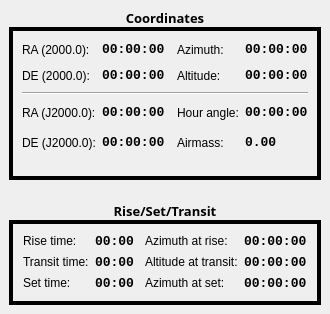
<?xml version="1.0" encoding="UTF-8"?>
<ui version="4.0">
 <class>DetailsPosition</class>
 <widget class="QWidget" name="DetailsPosition">
  <property name="geometry">
   <rect>
    <x>0</x>
    <y>0</y>
    <width>325</width>
    <height>314</height>
   </rect>
  </property>
  <property name="windowTitle">
   <string>Details - Position Data</string>
  </property>
  <layout class="QVBoxLayout">
   <property name="spacing">
    <number>6</number>
   </property>
   <property name="leftMargin">
    <number>9</number>
   </property>
   <property name="topMargin">
    <number>9</number>
   </property>
   <property name="rightMargin">
    <number>9</number>
   </property>
   <property name="bottomMargin">
    <number>9</number>
   </property>
   <item>
    <layout class="QVBoxLayout">
     <property name="spacing">
      <number>0</number>
     </property>
     <property name="leftMargin">
      <number>0</number>
     </property>
     <property name="topMargin">
      <number>0</number>
     </property>
     <property name="rightMargin">
      <number>0</number>
     </property>
     <property name="bottomMargin">
      <number>0</number>
     </property>
     <item>
      <widget class="QLabel" name="CoordTitle">
       <property name="font">
        <font>
         <family>Sans Serif</family>
         <pointsize>10</pointsize>
         <weight>75</weight>
         <italic>false</italic>
         <bold>true</bold>
         <underline>false</underline>
         <strikeout>false</strikeout>
        </font>
       </property>
       <property name="autoFillBackground">
        <bool>true</bool>
       </property>
       <property name="text">
        <string>Coordinates</string>
       </property>
       <property name="alignment">
        <set>Qt::AlignCenter</set>
       </property>
      </widget>
     </item>
     <item>
      <widget class="QFrame" name="CoordFrame">
       <property name="sizePolicy">
        <sizepolicy hsizetype="Preferred" vsizetype="Expanding">
         <horstretch>0</horstretch>
         <verstretch>0</verstretch>
        </sizepolicy>
       </property>
       <property name="autoFillBackground">
        <bool>true</bool>
       </property>
       <property name="frameShape">
        <enum>QFrame::Box</enum>
       </property>
       <property name="frameShadow">
        <enum>QFrame::Plain</enum>
       </property>
       <property name="lineWidth">
        <number>4</number>
       </property>
       <layout class="QVBoxLayout">
        <property name="spacing">
         <number>6</number>
        </property>
        <property name="leftMargin">
         <number>9</number>
        </property>
        <property name="topMargin">
         <number>9</number>
        </property>
        <property name="rightMargin">
         <number>9</number>
        </property>
        <property name="bottomMargin">
         <number>9</number>
        </property>
        <item>
         <layout class="QGridLayout">
          <property name="leftMargin">
           <number>0</number>
          </property>
          <property name="topMargin">
           <number>0</number>
          </property>
          <property name="rightMargin">
           <number>0</number>
          </property>
          <property name="bottomMargin">
           <number>0</number>
          </property>
          <property name="spacing">
           <number>6</number>
          </property>
          <item row="1" column="0">
           <widget class="QLabel" name="DecLabel">
            <property name="lineWidth">
             <number>2</number>
            </property>
            <property name="text">
             <string>DE (2000.0):</string>
            </property>
            <property name="alignment">
             <set>Qt::AlignLeading|Qt::AlignLeft|Qt::AlignVCenter</set>
            </property>
            <property name="margin">
             <number>1</number>
            </property>
            <property name="openExternalLinks">
             <bool>false</bool>
            </property>
            <property name="anchor" stdset="0">
             <string comment="KDE::DoNotExtract">skycoords</string>
            </property>
           </widget>
          </item>
          <item row="3" column="2">
           <spacer>
            <property name="orientation">
             <enum>Qt::Horizontal</enum>
            </property>
            <property name="sizeType">
             <enum>QSizePolicy::Expanding</enum>
            </property>
            <property name="sizeHint" stdset="0">
             <size>
              <width>81</width>
              <height>24</height>
             </size>
            </property>
           </spacer>
          </item>
          <item row="3" column="0">
           <widget class="QLabel" name="RA0Label">
            <property name="text">
             <string>RA (J2000.0):</string>
            </property>
            <property name="anchor" stdset="0">
             <string comment="KDE::DoNotExtract">ai-epoch</string>
            </property>
           </widget>
          </item>
          <item row="4" column="1">
           <widget class="QLabel" name="Dec0">
            <property name="font">
             <font>
              <family>Monospace</family>
              <pointsize>10</pointsize>
              <weight>75</weight>
              <bold>true</bold>
             </font>
            </property>
            <property name="text">
             <string>00:00:00</string>
            </property>
            <property name="textInteractionFlags">
             <set>Qt::TextSelectableByMouse</set>
            </property>
           </widget>
          </item>
          <item row="4" column="4">
           <widget class="QLabel" name="Airmass">
            <property name="font">
             <font>
              <family>Monospace</family>
              <pointsize>10</pointsize>
              <weight>75</weight>
              <bold>true</bold>
             </font>
            </property>
            <property name="text">
             <string>0.00</string>
            </property>
            <property name="textInteractionFlags">
             <set>Qt::TextSelectableByMouse</set>
            </property>
           </widget>
          </item>
          <item row="0" column="0">
           <widget class="QLabel" name="RALabel">
            <property name="lineWidth">
             <number>2</number>
            </property>
            <property name="text">
             <string>RA (2000.0):</string>
            </property>
            <property name="alignment">
             <set>Qt::AlignLeading|Qt::AlignLeft|Qt::AlignVCenter</set>
            </property>
            <property name="margin">
             <number>1</number>
            </property>
            <property name="openExternalLinks">
             <bool>false</bool>
            </property>
            <property name="anchor" stdset="0">
             <string comment="KDE::DoNotExtract">skycoords</string>
            </property>
           </widget>
          </item>
          <item row="3" column="1">
           <widget class="QLabel" name="RA0">
            <property name="font">
             <font>
              <family>Monospace</family>
              <pointsize>10</pointsize>
              <weight>75</weight>
              <bold>true</bold>
             </font>
            </property>
            <property name="text">
             <string>00:00:00</string>
            </property>
            <property name="textInteractionFlags">
             <set>Qt::TextSelectableByMouse</set>
            </property>
           </widget>
          </item>
          <item row="0" column="2">
           <spacer>
            <property name="orientation">
             <enum>Qt::Horizontal</enum>
            </property>
            <property name="sizeType">
             <enum>QSizePolicy::Expanding</enum>
            </property>
            <property name="sizeHint" stdset="0">
             <size>
              <width>97</width>
              <height>20</height>
             </size>
            </property>
           </spacer>
          </item>
          <item row="3" column="4">
           <widget class="QLabel" name="HA">
            <property name="font">
             <font>
              <family>Monospace</family>
              <pointsize>10</pointsize>
              <weight>75</weight>
              <bold>true</bold>
             </font>
            </property>
            <property name="text">
             <string>00:00:00</string>
            </property>
            <property name="textInteractionFlags">
             <set>Qt::TextSelectableByMouse</set>
            </property>
           </widget>
          </item>
          <item row="4" column="0">
           <widget class="QLabel" name="Dec0Label">
            <property name="text">
             <string>DE (J2000.0):</string>
            </property>
            <property name="anchor" stdset="0">
             <string comment="KDE::DoNotExtract">ai-epoch</string>
            </property>
           </widget>
          </item>
          <item row="1" column="1">
           <widget class="QLabel" name="Dec">
            <property name="font">
             <font>
              <family>Monospace</family>
              <pointsize>10</pointsize>
              <weight>75</weight>
              <bold>true</bold>
             </font>
            </property>
            <property name="text">
             <string>00:00:00</string>
            </property>
            <property name="textInteractionFlags">
             <set>Qt::TextSelectableByMouse</set>
            </property>
           </widget>
          </item>
          <item row="1" column="4">
           <widget class="QLabel" name="Alt">
            <property name="font">
             <font>
              <family>Monospace</family>
              <pointsize>10</pointsize>
              <weight>75</weight>
              <bold>true</bold>
             </font>
            </property>
            <property name="text">
             <string>00:00:00</string>
            </property>
            <property name="textInteractionFlags">
             <set>Qt::TextSelectableByMouse</set>
            </property>
           </widget>
          </item>
          <item row="0" column="3">
           <widget class="QLabel" name="AzLabel">
            <property name="lineWidth">
             <number>2</number>
            </property>
            <property name="text">
             <string>Azimuth:</string>
            </property>
            <property name="alignment">
             <set>Qt::AlignLeading|Qt::AlignLeft|Qt::AlignVCenter</set>
            </property>
            <property name="margin">
             <number>1</number>
            </property>
            <property name="openExternalLinks">
             <bool>false</bool>
            </property>
            <property name="anchor" stdset="0">
             <string comment="KDE::DoNotExtract">skycoords</string>
            </property>
           </widget>
          </item>
          <item row="1" column="2">
           <spacer>
            <property name="orientation">
             <enum>Qt::Horizontal</enum>
            </property>
            <property name="sizeHint" stdset="0">
             <size>
              <width>101</width>
              <height>20</height>
             </size>
            </property>
           </spacer>
          </item>
          <item row="4" column="3">
           <widget class="QLabel" name="AirmassLabel">
            <property name="lineWidth">
             <number>2</number>
            </property>
            <property name="text">
             <string>Airmass:</string>
            </property>
            <property name="alignment">
             <set>Qt::AlignLeading|Qt::AlignLeft|Qt::AlignVCenter</set>
            </property>
            <property name="margin">
             <number>1</number>
            </property>
           </widget>
          </item>
          <item row="1" column="3">
           <widget class="QLabel" name="AltLabel">
            <property name="lineWidth">
             <number>2</number>
            </property>
            <property name="text">
             <string>Altitude:</string>
            </property>
            <property name="alignment">
             <set>Qt::AlignLeading|Qt::AlignLeft|Qt::AlignVCenter</set>
            </property>
            <property name="margin">
             <number>1</number>
            </property>
            <property name="openExternalLinks">
             <bool>false</bool>
            </property>
            <property name="anchor" stdset="0">
             <string comment="KDE::DoNotExtract">skycoords</string>
            </property>
           </widget>
          </item>
          <item row="0" column="4">
           <widget class="QLabel" name="Az">
            <property name="font">
             <font>
              <family>Monospace</family>
              <pointsize>10</pointsize>
              <weight>75</weight>
              <bold>true</bold>
             </font>
            </property>
            <property name="text">
             <string>00:00:00</string>
            </property>
            <property name="textInteractionFlags">
             <set>Qt::TextSelectableByMouse</set>
            </property>
           </widget>
          </item>
          <item row="3" column="3">
           <widget class="QLabel" name="HALabel">
            <property name="lineWidth">
             <number>2</number>
            </property>
            <property name="text">
             <string>Hour angle:</string>
            </property>
            <property name="alignment">
             <set>Qt::AlignLeading|Qt::AlignLeft|Qt::AlignVCenter</set>
            </property>
            <property name="margin">
             <number>1</number>
            </property>
            <property name="openExternalLinks">
             <bool>false</bool>
            </property>
            <property name="anchor" stdset="0">
             <string comment="KDE::DoNotExtract">hourangle</string>
            </property>
           </widget>
          </item>
          <item row="4" column="2">
           <spacer name="spacer">
            <property name="orientation">
             <enum>Qt::Horizontal</enum>
            </property>
            <property name="sizeType">
             <enum>QSizePolicy::Expanding</enum>
            </property>
            <property name="sizeHint" stdset="0">
             <size>
              <width>81</width>
              <height>24</height>
             </size>
            </property>
           </spacer>
          </item>
          <item row="0" column="1">
           <widget class="QLabel" name="RA">
            <property name="font">
             <font>
              <family>Monospace</family>
              <pointsize>10</pointsize>
              <weight>75</weight>
              <bold>true</bold>
             </font>
            </property>
            <property name="text">
             <string>00:00:00</string>
            </property>
            <property name="textInteractionFlags">
             <set>Qt::TextSelectableByMouse</set>
            </property>
           </widget>
          </item>
          <item row="2" column="0" colspan="5">
           <widget class="Line" name="line">
            <property name="orientation">
             <enum>Qt::Horizontal</enum>
            </property>
           </widget>
          </item>
         </layout>
        </item>
        <item>
         <spacer>
          <property name="orientation">
           <enum>Qt::Vertical</enum>
          </property>
          <property name="sizeHint" stdset="0">
           <size>
            <width>20</width>
            <height>20</height>
           </size>
          </property>
         </spacer>
        </item>
       </layout>
      </widget>
     </item>
    </layout>
   </item>
   <item>
    <spacer>
     <property name="orientation">
      <enum>Qt::Vertical</enum>
     </property>
     <property name="sizeType">
      <enum>QSizePolicy::Fixed</enum>
     </property>
     <property name="sizeHint" stdset="0">
      <size>
       <width>20</width>
       <height>16</height>
      </size>
     </property>
    </spacer>
   </item>
   <item>
    <layout class="QVBoxLayout">
     <property name="spacing">
      <number>0</number>
     </property>
     <property name="leftMargin">
      <number>0</number>
     </property>
     <property name="topMargin">
      <number>0</number>
     </property>
     <property name="rightMargin">
      <number>0</number>
     </property>
     <property name="bottomMargin">
      <number>0</number>
     </property>
     <item>
      <widget class="QLabel" name="RSTTitle">
       <property name="font">
        <font>
         <family>Sans Serif</family>
         <pointsize>10</pointsize>
         <weight>75</weight>
         <italic>false</italic>
         <bold>true</bold>
         <underline>false</underline>
         <strikeout>false</strikeout>
        </font>
       </property>
       <property name="autoFillBackground">
        <bool>true</bool>
       </property>
       <property name="text">
        <string>Rise/Set/Transit</string>
       </property>
       <property name="alignment">
        <set>Qt::AlignHCenter</set>
       </property>
      </widget>
     </item>
     <item>
      <widget class="QFrame" name="RSTFrame">
       <property name="sizePolicy">
        <sizepolicy hsizetype="Preferred" vsizetype="Expanding">
         <horstretch>0</horstretch>
         <verstretch>0</verstretch>
        </sizepolicy>
       </property>
       <property name="autoFillBackground">
        <bool>true</bool>
       </property>
       <property name="frameShape">
        <enum>QFrame::Box</enum>
       </property>
       <property name="frameShadow">
        <enum>QFrame::Plain</enum>
       </property>
       <property name="lineWidth">
        <number>4</number>
       </property>
       <layout class="QVBoxLayout">
        <property name="spacing">
         <number>6</number>
        </property>
        <property name="leftMargin">
         <number>10</number>
        </property>
        <property name="topMargin">
         <number>10</number>
        </property>
        <property name="rightMargin">
         <number>10</number>
        </property>
        <property name="bottomMargin">
         <number>10</number>
        </property>
        <item>
         <layout class="QHBoxLayout">
          <property name="spacing">
           <number>6</number>
          </property>
          <property name="leftMargin">
           <number>0</number>
          </property>
          <property name="topMargin">
           <number>0</number>
          </property>
          <property name="rightMargin">
           <number>0</number>
          </property>
          <property name="bottomMargin">
           <number>0</number>
          </property>
          <item>
           <layout class="QGridLayout">
            <property name="leftMargin">
             <number>0</number>
            </property>
            <property name="topMargin">
             <number>0</number>
            </property>
            <property name="rightMargin">
             <number>0</number>
            </property>
            <property name="bottomMargin">
             <number>0</number>
            </property>
            <property name="spacing">
             <number>6</number>
            </property>
            <item row="2" column="0">
             <widget class="QLabel" name="TimeSetLabel">
              <property name="lineWidth">
               <number>2</number>
              </property>
              <property name="text">
               <string>Set time:</string>
              </property>
              <property name="alignment">
               <set>Qt::AlignTop</set>
              </property>
              <property name="margin">
               <number>1</number>
              </property>
             </widget>
            </item>
            <item row="1" column="0">
             <widget class="QLabel" name="TimeTransitLabel">
              <property name="lineWidth">
               <number>2</number>
              </property>
              <property name="text">
               <string>Transit time:</string>
              </property>
              <property name="alignment">
               <set>Qt::AlignTop</set>
              </property>
              <property name="margin">
               <number>1</number>
              </property>
             </widget>
            </item>
            <item row="0" column="0">
             <widget class="QLabel" name="TimeRiseLabel">
              <property name="lineWidth">
               <number>2</number>
              </property>
              <property name="text">
               <string>Rise time:</string>
              </property>
              <property name="alignment">
               <set>Qt::AlignTop</set>
              </property>
              <property name="margin">
               <number>1</number>
              </property>
             </widget>
            </item>
            <item row="0" column="1">
             <widget class="QLabel" name="TimeRise">
              <property name="font">
               <font>
                <family>Monospace</family>
                <pointsize>10</pointsize>
                <weight>75</weight>
                <bold>true</bold>
               </font>
              </property>
              <property name="text">
               <string>00:00</string>
              </property>
              <property name="textInteractionFlags">
               <set>Qt::TextSelectableByMouse</set>
              </property>
             </widget>
            </item>
            <item row="1" column="1">
             <widget class="QLabel" name="TimeTransit">
              <property name="font">
               <font>
                <family>Monospace</family>
                <pointsize>10</pointsize>
                <weight>75</weight>
                <bold>true</bold>
               </font>
              </property>
              <property name="text">
               <string>00:00</string>
              </property>
              <property name="textInteractionFlags">
               <set>Qt::TextSelectableByMouse</set>
              </property>
             </widget>
            </item>
            <item row="2" column="1">
             <widget class="QLabel" name="TimeSet">
              <property name="font">
               <font>
                <family>Monospace</family>
                <pointsize>10</pointsize>
                <weight>75</weight>
                <bold>true</bold>
               </font>
              </property>
              <property name="text">
               <string>00:00</string>
              </property>
              <property name="textInteractionFlags">
               <set>Qt::TextSelectableByMouse</set>
              </property>
             </widget>
            </item>
           </layout>
          </item>
          <item>
           <spacer>
            <property name="orientation">
             <enum>Qt::Horizontal</enum>
            </property>
            <property name="sizeType">
             <enum>QSizePolicy::Expanding</enum>
            </property>
            <property name="sizeHint" stdset="0">
             <size>
              <width>83</width>
              <height>20</height>
             </size>
            </property>
           </spacer>
          </item>
          <item>
           <layout class="QGridLayout">
            <property name="leftMargin">
             <number>0</number>
            </property>
            <property name="topMargin">
             <number>0</number>
            </property>
            <property name="rightMargin">
             <number>0</number>
            </property>
            <property name="bottomMargin">
             <number>0</number>
            </property>
            <property name="spacing">
             <number>6</number>
            </property>
            <item row="2" column="0">
             <widget class="QLabel" name="AzSetLabel">
              <property name="lineWidth">
               <number>2</number>
              </property>
              <property name="text">
               <string>Azimuth at set:</string>
              </property>
              <property name="alignment">
               <set>Qt::AlignTop</set>
              </property>
              <property name="margin">
               <number>1</number>
              </property>
             </widget>
            </item>
            <item row="1" column="0">
             <widget class="QLabel" name="AltTransitLabel">
              <property name="lineWidth">
               <number>2</number>
              </property>
              <property name="text">
               <string>Altitude at transit:</string>
              </property>
              <property name="alignment">
               <set>Qt::AlignTop</set>
              </property>
              <property name="margin">
               <number>1</number>
              </property>
             </widget>
            </item>
            <item row="0" column="0">
             <widget class="QLabel" name="AzRiseLabel">
              <property name="lineWidth">
               <number>2</number>
              </property>
              <property name="text">
               <string>Azimuth at rise:</string>
              </property>
              <property name="alignment">
               <set>Qt::AlignTop</set>
              </property>
              <property name="margin">
               <number>1</number>
              </property>
             </widget>
            </item>
            <item row="0" column="1">
             <widget class="QLabel" name="AzRise">
              <property name="font">
               <font>
                <family>Monospace</family>
                <pointsize>10</pointsize>
                <weight>75</weight>
                <bold>true</bold>
               </font>
              </property>
              <property name="text">
               <string>00:00:00</string>
              </property>
              <property name="textInteractionFlags">
               <set>Qt::TextSelectableByKeyboard|Qt::TextSelectableByMouse</set>
              </property>
             </widget>
            </item>
            <item row="1" column="1">
             <widget class="QLabel" name="AltTransit">
              <property name="font">
               <font>
                <family>Monospace</family>
                <pointsize>10</pointsize>
                <weight>75</weight>
                <bold>true</bold>
               </font>
              </property>
              <property name="text">
               <string>00:00:00</string>
              </property>
              <property name="textInteractionFlags">
               <set>Qt::TextSelectableByMouse</set>
              </property>
             </widget>
            </item>
            <item row="2" column="1">
             <widget class="QLabel" name="AzSet">
              <property name="font">
               <font>
                <family>Monospace</family>
                <pointsize>10</pointsize>
                <weight>75</weight>
                <bold>true</bold>
               </font>
              </property>
              <property name="text">
               <string>00:00:00</string>
              </property>
              <property name="textInteractionFlags">
               <set>Qt::TextSelectableByMouse</set>
              </property>
             </widget>
            </item>
           </layout>
          </item>
         </layout>
        </item>
        <item>
         <spacer>
          <property name="orientation">
           <enum>Qt::Vertical</enum>
          </property>
          <property name="sizeType">
           <enum>QSizePolicy::Expanding</enum>
          </property>
          <property name="sizeHint" stdset="0">
           <size>
            <width>20</width>
            <height>0</height>
           </size>
          </property>
         </spacer>
        </item>
       </layout>
      </widget>
     </item>
    </layout>
   </item>
  </layout>
 </widget>
 <resources/>
 <connections/>
</ui>
